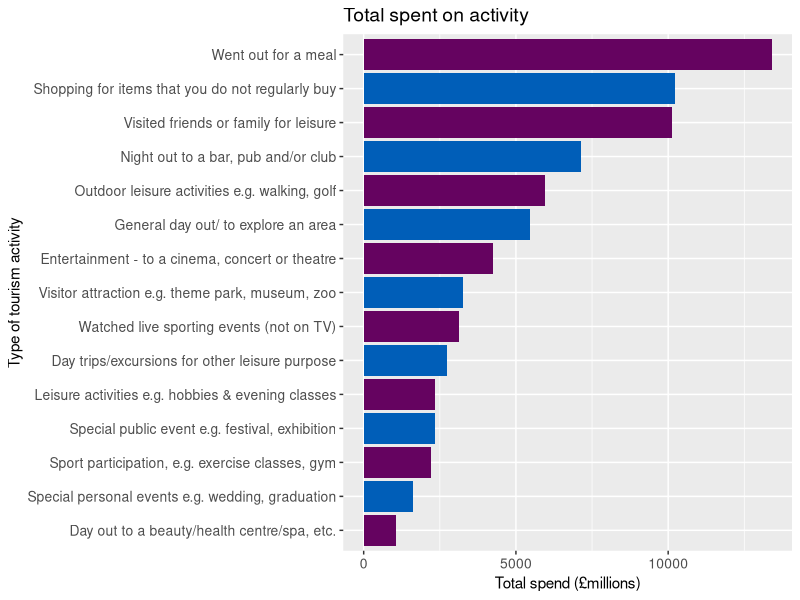
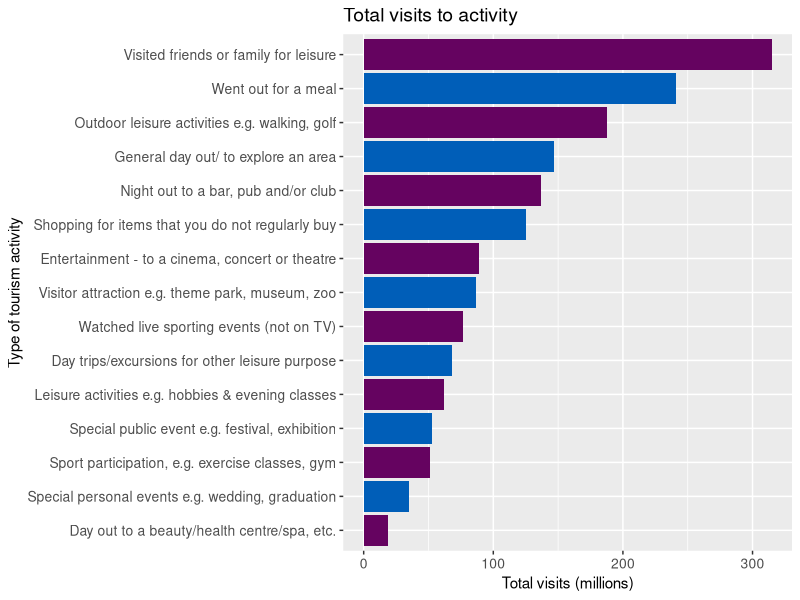
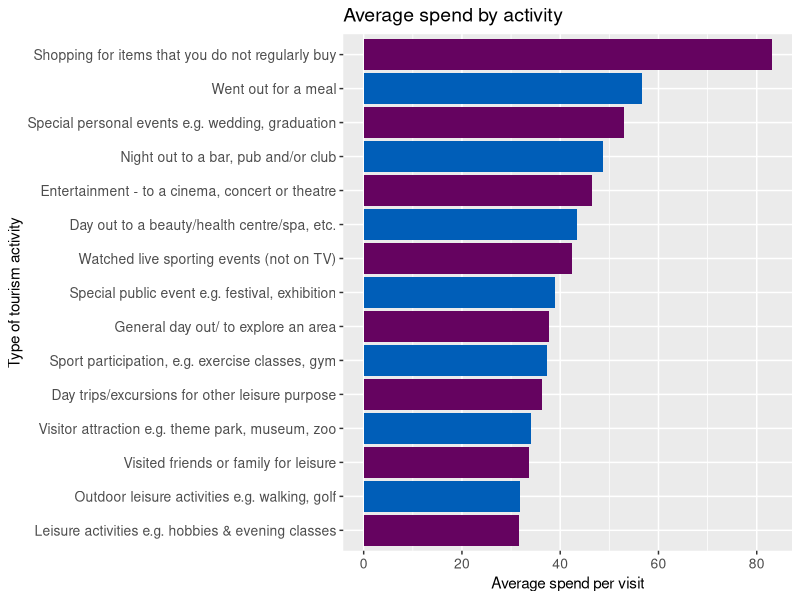
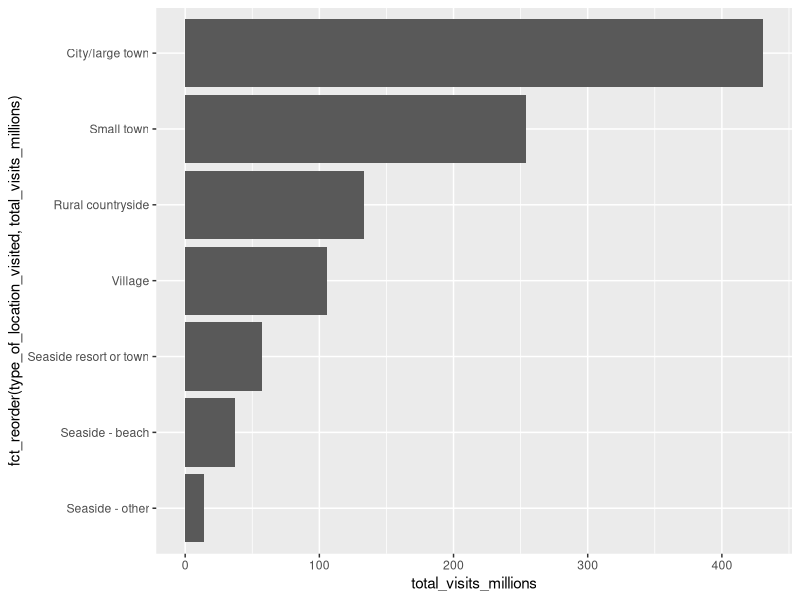
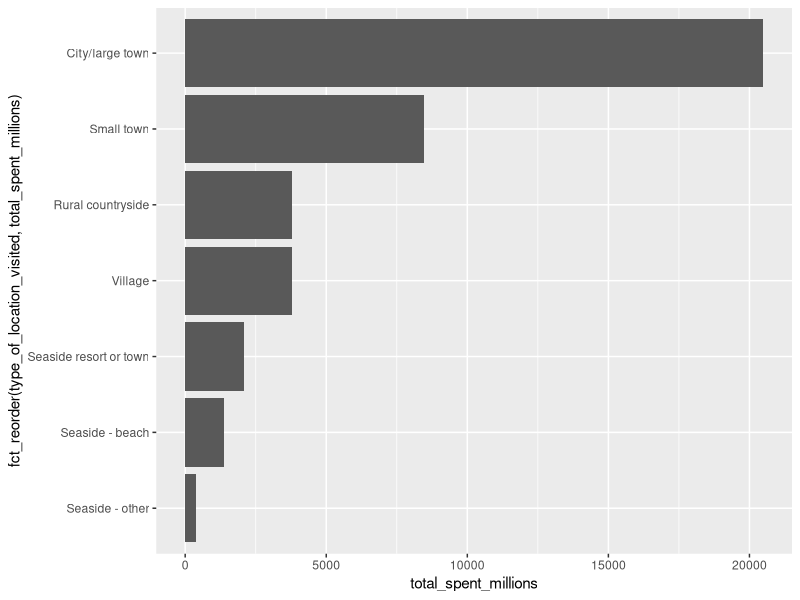
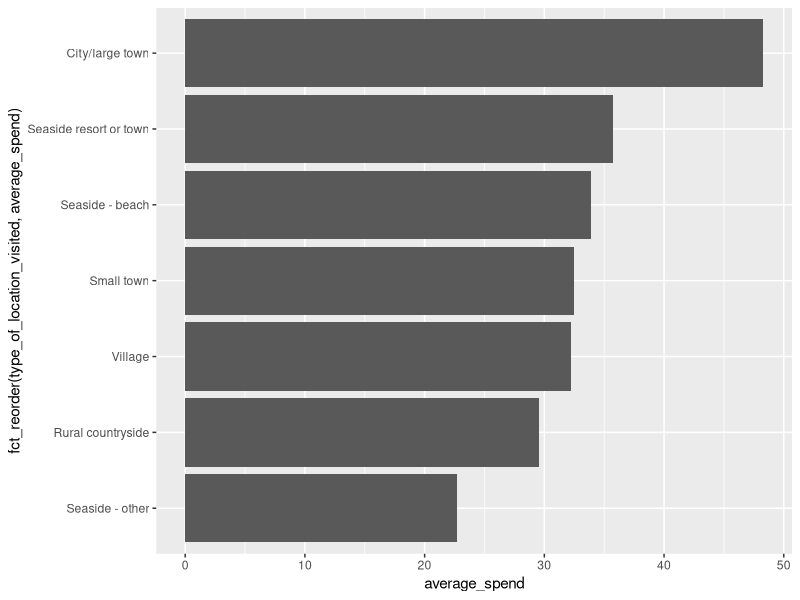
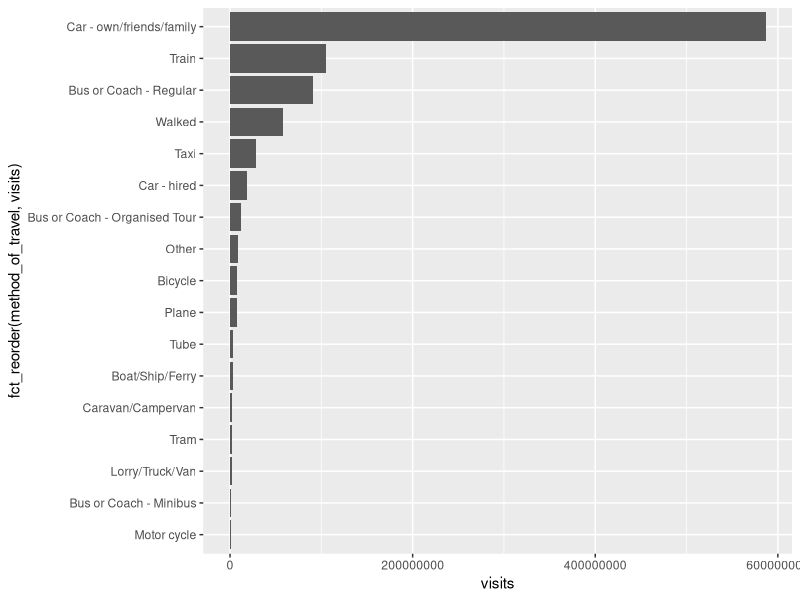
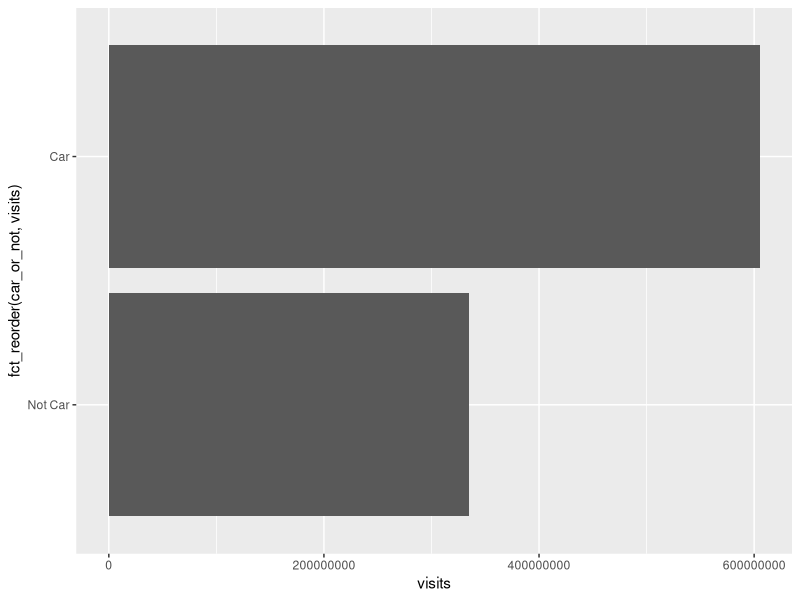

Write R code to recreate these figures, in order.
## ---- chunk 1
library(tidyverse)
library(here)

options(scipen = 999)
## ---- chunk 2

visit_theme <- theme(axis.text = element_text(size = 10),
                    plot.title = element_text(size = 14),
                    panel.grid.minor.y = element_blank())

visit_colour <- c("#650360", "#005EB8")
#other colour to consider #211511

## ---- chunk 3
activities <- read_csv(here("clean data/activities.csv"))

locations <- read_csv(here("clean data/location.csv"))

travel <- read_csv(here("clean data/travel.csv"))

accomodation <- read_csv(here("clean data/accomodation.csv"))

demographics <- read_csv(here("clean data/demographics.csv"))
## ---- chunk 4

activities <- activities %>% 
  mutate(gdp_spent_millions = gbp_spent/1000000,
         visits_millions = visits/1000000)

activities %>% 
  filter(tourism_activity != "All") %>% 
  group_by(tourism_activity) %>% 
  summarise(total_income_millions = sum(gdp_spent_millions)) %>% 
  arrange(desc(total_income_millions))

activities %>% 
  filter(tourism_activity != "All") %>% 
  group_by(tourism_activity) %>% 
  summarise(total_income_millions = sum(gdp_spent_millions)) %>% 
  arrange(desc(total_income_millions)) %>%
  mutate(tourism_order = 1:n()) %>%
  mutate(tourism_order = as.character(tourism_order)) %>% 
  ggplot(aes(x = total_income_millions, y = fct_reorder( tourism_activity, total_income_millions), fill = forcats::fct_inorder( tourism_order))) +
  geom_col()+
  scale_fill_manual(values = rep(visit_colour, length.out = 15))+
  theme(legend.position = "none")+
  labs(x = "Total spend (£millions)",
       y = "Type of tourism activity",
       title = "Total spent on activity")+
  visit_theme

## ---- chunk 5

activities %>% 
  filter(tourism_activity != "All") %>% 
  group_by(tourism_activity) %>% 
  summarise(total_visits_millions = sum(visits_millions)) %>% 
  arrange(desc(total_visits_millions))

activities %>% 
  filter(tourism_activity != "All") %>% 
  group_by(tourism_activity) %>% 
  summarise(total_visits_millions = sum(visits_millions)) %>% 
  arrange(desc(total_visits_millions)) %>% 
  mutate(tourism_order = 1:n()) %>%
  mutate(tourism_order = as.character(tourism_order)) %>% 
  ggplot(aes(x = total_visits_millions, y = fct_reorder(tourism_activity, total_visits_millions), fill = forcats::fct_inorder(tourism_order))) +
  geom_col()+
  scale_fill_manual(values = rep(visit_colour, length.out = 15))+
  theme(legend.position = "none")+
  labs(x = "Total visits (millions)",
       y = "Type of tourism activity",
       title = "Total visits to activity")+
  visit_theme

## ---- chunk 6

activities %>% 
  mutate(spend_per_visit = gdp_spent_millions / visits_millions) %>% 
  filter(tourism_activity != "All") %>% 
  group_by(tourism_activity) %>% 
  summarise(average_spend_per_visit = mean(spend_per_visit)) %>% 
  arrange(desc(average_spend_per_visit))

activities %>% 
  mutate(spend_per_visit = gdp_spent_millions / visits_millions) %>% 
  filter(tourism_activity != "All") %>% 
  group_by(tourism_activity) %>% 
  summarise(average_spend_per_visit = median(spend_per_visit)) %>% 
  arrange(desc(average_spend_per_visit)) %>% 
  mutate(tourism_order = 1:n()) %>%
  mutate(tourism_order = as.character(tourism_order)) %>% 
  ggplot(aes(x = average_spend_per_visit, y = fct_reorder(tourism_activity, average_spend_per_visit), fill = forcats::fct_inorder(tourism_order))) +
  geom_col()+
  scale_fill_manual(values = rep(visit_colour, length.out = 15))+
  theme(legend.position = "none")+
  labs(x = "Average spend per visit",
       y = "Type of tourism activity",
       title = "Average spend by activity")+
  visit_theme  

## ---- chunk 7

locations %>% 
  filter(type_of_location_visited != "All areas") %>% 
  mutate(visits_millions = visits / 1000000) %>% 
  group_by(type_of_location_visited) %>% 
  summarise(total_visits_millions = sum(visits_millions)) %>% 
  ggplot(aes(x = total_visits_millions, y = fct_reorder(type_of_location_visited, total_visits_millions))) +
  geom_col()

locations %>% 
  filter(type_of_location_visited != "All areas") %>% 
  mutate(spend_millions = gbp_spent / 1000000) %>% 
  group_by(type_of_location_visited) %>% 
  summarise(total_spent_millions = sum(spend_millions)) %>% 
  ggplot(aes(x = total_spent_millions, y = fct_reorder(type_of_location_visited, total_spent_millions))) +
  geom_col()

locations %>% 
  mutate(spend_per_visit = gbp_spent / visits) %>% 
  filter(type_of_location_visited != "All areas") %>% 
  group_by(type_of_location_visited) %>% 
  summarise(average_spend = median(spend_per_visit)) %>% 
  ggplot(aes(x = average_spend, y = fct_reorder(type_of_location_visited, average_spend))) +
  geom_col()

## ---- chunk 8
travel %>% 
  filter(method_of_travel != "All") %>% 
  ggplot(aes(x = visits, y = fct_reorder(method_of_travel, visits))) +
  geom_col()

travel %>% 
  mutate(car_or_not = case_when(method_of_travel == "Car - hired" ~ "Car",
                                method_of_travel == "Car - own/friends/family" ~ "Car",
                                TRUE ~ "Not Car")) %>% 
  filter(method_of_travel != "All") %>% 
  ggplot(aes(x = visits, y = fct_reorder(car_or_not, visits))) +
  geom_col()

travel %>% 
  mutate(public_or_not = case_when(method_of_travel == "Boat/Ship/Ferry" ~ "Public",
                                   method_of_travel == "Bus or Coach - Minibus" ~ "Public",
                                   method_of_travel == "Bus or Coach - Organised Tour" ~ "Public",
                                   method_of_travel == "Bus or Coach - Regular" ~ "Public",
                                   method_of_travel == "Plane" ~ "Public",
                                   method_of_travel == "Taxi" ~ "Public",
                                   method_of_travel == "Train" ~ "Public",
                                   method_of_travel == "Tram" ~ "Public",
                                   method_of_travel == "Tube" ~ "Public",
                                   TRUE ~ "Not Public"
                                   )) %>% 
  filter(method_of_travel != "All") %>%
  filter(public_or_not == "Public") %>% 
  ggplot(aes(x = visits, y = fct_reorder(method_of_travel, visits))) +
  geom_col()

## ---- chunk 9

accomodation %>% 
  filter(location == "All" & weekday_weekend == "All", size_of_accommodation == "All") %>% 
  group_by(accommodation_type_and_occupancy, year) %>% 
  summarise(average_occupancy = median(percent_occupancy)) %>% 
  ggplot(aes(x = year, y= average_occupancy, colour = accommodation_type_and_occupancy))+
  geom_line()

## ---- chunk 10

accomodation_to_2019 <-  accomodation %>% 
  filter(year != 2021, year != 2022)

accomodation %>% 
  filter(location == "All" & weekday_weekend == "All", size_of_accommodation == "All") %>% 
  group_by(accommodation_type_and_occupancy) %>% 
  summarise(average_occupancy = median(percent_occupancy)) %>% 
  ggplot(aes(x = average_occupancy, y = accommodation_type_and_occupancy))+
  geom_col()

## ---- chunk 11
accomodation

accomodation %>% 
  filter(location != "All") %>% 
  filter(weekday_weekend == "All", size_of_accommodation == "All") %>% 
  group_by(accommodation_type_and_occupancy, location) %>% 
  summarise(average_occupancy = mean(percent_occupancy)) %>% 
  ggplot(aes(x = average_occupancy, y = accommodation_type_and_occupancy))+ 
  geom_col()+
  facet_wrap(~location)


## ---- chunk 12

demographics

demographics %>% 
  filter(category == "social_grade") %>% 
  ggplot(aes(x = year, y = gbp_spent))+
  geom_line()+
  facet_wrap(~type)

